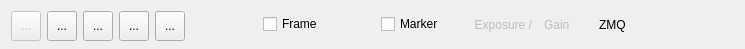
<?xml version="1.0" encoding="UTF-8"?>
<ui version="4.0">
 <class>Form</class>
 <widget class="QWidget" name="Form">
  <property name="geometry">
   <rect>
    <x>0</x>
    <y>0</y>
    <width>745</width>
    <height>49</height>
   </rect>
  </property>
  <property name="minimumSize">
   <size>
    <width>400</width>
    <height>49</height>
   </size>
  </property>
  <property name="windowTitle">
   <string>Form</string>
  </property>
  <property name="styleSheet">
   <string notr="true">QLabel#lbl_exposure {padding-right:0px; padding-left:20px;}
QLabel#lbl_gain {padding-right:20px; padding-left:0px;}</string>
  </property>
  <layout class="QHBoxLayout" name="horizontalLayout">
   <item>
    <widget class="QToolButton" name="btn_playstop">
     <property name="enabled">
      <bool>false</bool>
     </property>
     <property name="minimumSize">
      <size>
       <width>30</width>
       <height>30</height>
      </size>
     </property>
     <property name="toolTip">
      <string>Start/Stop</string>
     </property>
     <property name="text">
      <string>...</string>
     </property>
     <property name="icon">
      <iconset>
       <activeoff>:/root/play.png</activeoff>
       <activeon>:/root/stop.png</activeon>
      </iconset>
     </property>
     <property name="iconSize">
      <size>
       <width>32</width>
       <height>32</height>
      </size>
     </property>
     <property name="checkable">
      <bool>true</bool>
     </property>
    </widget>
   </item>
   <item>
    <widget class="QToolButton" name="btn_zoomin">
     <property name="minimumSize">
      <size>
       <width>30</width>
       <height>30</height>
      </size>
     </property>
     <property name="toolTip">
      <string>Zoom out</string>
     </property>
     <property name="text">
      <string>...</string>
     </property>
     <property name="icon">
      <iconset resource="../images/toolbar.qrc">
       <normaloff>:/root/zoom_in.png</normaloff>
       <normalon>:/root/zoom_in.png</normalon>:/root/zoom_in.png</iconset>
     </property>
     <property name="iconSize">
      <size>
       <width>24</width>
       <height>24</height>
      </size>
     </property>
    </widget>
   </item>
   <item>
    <widget class="QToolButton" name="btn_zoomout">
     <property name="minimumSize">
      <size>
       <width>30</width>
       <height>30</height>
      </size>
     </property>
     <property name="toolTip">
      <string>Zoom In</string>
     </property>
     <property name="text">
      <string>...</string>
     </property>
     <property name="icon">
      <iconset resource="../images/toolbar.qrc">
       <normaloff>:/root/zoom_out.png</normaloff>
       <normalon>:/root/zoom_out.png</normalon>:/root/zoom_out.png</iconset>
     </property>
     <property name="iconSize">
      <size>
       <width>24</width>
       <height>24</height>
      </size>
     </property>
    </widget>
   </item>
   <item>
    <widget class="QToolButton" name="btn_zoomframe">
     <property name="minimumSize">
      <size>
       <width>30</width>
       <height>30</height>
      </size>
     </property>
     <property name="toolTip">
      <string>Fit to window</string>
     </property>
     <property name="text">
      <string>...</string>
     </property>
     <property name="icon">
      <iconset resource="../images/toolbar.qrc">
       <normaloff>:/root/fullscreen.png</normaloff>
       <normalon>:/root/fullscreen.png</normalon>:/root/fullscreen.png</iconset>
     </property>
     <property name="iconSize">
      <size>
       <width>24</width>
       <height>24</height>
      </size>
     </property>
    </widget>
   </item>
   <item>
    <widget class="QToolButton" name="btn_savefile">
     <property name="minimumSize">
      <size>
       <width>30</width>
       <height>30</height>
      </size>
     </property>
     <property name="toolTip">
      <string>Save file</string>
     </property>
     <property name="text">
      <string>...</string>
     </property>
     <property name="icon">
      <iconset resource="../images/toolbar.qrc">
       <normaloff>:/root/outline_save_alt_black_48dp.png</normaloff>:/root/outline_save_alt_black_48dp.png</iconset>
     </property>
     <property name="iconSize">
      <size>
       <width>24</width>
       <height>24</height>
      </size>
     </property>
    </widget>
   </item>
   <item>
    <widget class="QLabel" name="label">
     <property name="sizePolicy">
      <sizepolicy hsizetype="Preferred" vsizetype="Preferred">
       <horstretch>0</horstretch>
       <verstretch>0</verstretch>
      </sizepolicy>
     </property>
     <property name="minimumSize">
      <size>
       <width>30</width>
       <height>0</height>
      </size>
     </property>
     <property name="text">
      <string/>
     </property>
     <property name="alignment">
      <set>Qt::AlignRight|Qt::AlignTrailing|Qt::AlignVCenter</set>
     </property>
    </widget>
   </item>
   <item>
    <widget class="QWidget" name="w_colorframe" native="true">
     <property name="minimumSize">
      <size>
       <width>30</width>
       <height>30</height>
      </size>
     </property>
     <property name="toolTip">
      <string>Frame color control</string>
     </property>
    </widget>
   </item>
   <item>
    <widget class="QCheckBox" name="cb_frame">
     <property name="toolTip">
      <string>Frame visibility control</string>
     </property>
     <property name="text">
      <string>Frame</string>
     </property>
    </widget>
   </item>
   <item>
    <widget class="QLabel" name="label_2">
     <property name="sizePolicy">
      <sizepolicy hsizetype="Preferred" vsizetype="Preferred">
       <horstretch>0</horstretch>
       <verstretch>0</verstretch>
      </sizepolicy>
     </property>
     <property name="minimumSize">
      <size>
       <width>10</width>
       <height>0</height>
      </size>
     </property>
     <property name="text">
      <string/>
     </property>
    </widget>
   </item>
   <item>
    <widget class="QWidget" name="w_colormarker" native="true">
     <property name="minimumSize">
      <size>
       <width>30</width>
       <height>30</height>
      </size>
     </property>
     <property name="toolTip">
      <string>Marker color control</string>
     </property>
    </widget>
   </item>
   <item>
    <widget class="QCheckBox" name="cb_marker">
     <property name="toolTip">
      <string>Marker visibility control</string>
     </property>
     <property name="text">
      <string>Marker</string>
     </property>
    </widget>
   </item>
   <item>
    <widget class="QLabel" name="lbl_exposure">
     <property name="enabled">
      <bool>false</bool>
     </property>
     <property name="toolTip">
      <string>Exposure/Gain control</string>
     </property>
     <property name="text">
      <string>Exposure /</string>
     </property>
     <property name="alignment">
      <set>Qt::AlignRight|Qt::AlignTrailing|Qt::AlignVCenter</set>
     </property>
    </widget>
   </item>
   <item>
    <widget class="QLabel" name="lbl_gain">
     <property name="enabled">
      <bool>false</bool>
     </property>
     <property name="toolTip">
      <string>Exposure/Gain control</string>
     </property>
     <property name="text">
      <string>Gain</string>
     </property>
    </widget>
   </item>
   <item>
    <widget class="QLabel" name="lbl_zmq">
     <property name="text">
      <string>ZMQ</string>
     </property>
    </widget>
   </item>
   <item>
    <spacer name="horizontalSpacer">
     <property name="orientation">
      <enum>Qt::Horizontal</enum>
     </property>
     <property name="sizeHint" stdset="0">
      <size>
       <width>40</width>
       <height>20</height>
      </size>
     </property>
    </spacer>
   </item>
  </layout>
 </widget>
 <resources>
  <include location="../images/toolbar.qrc"/>
 </resources>
 <connections/>
</ui>
